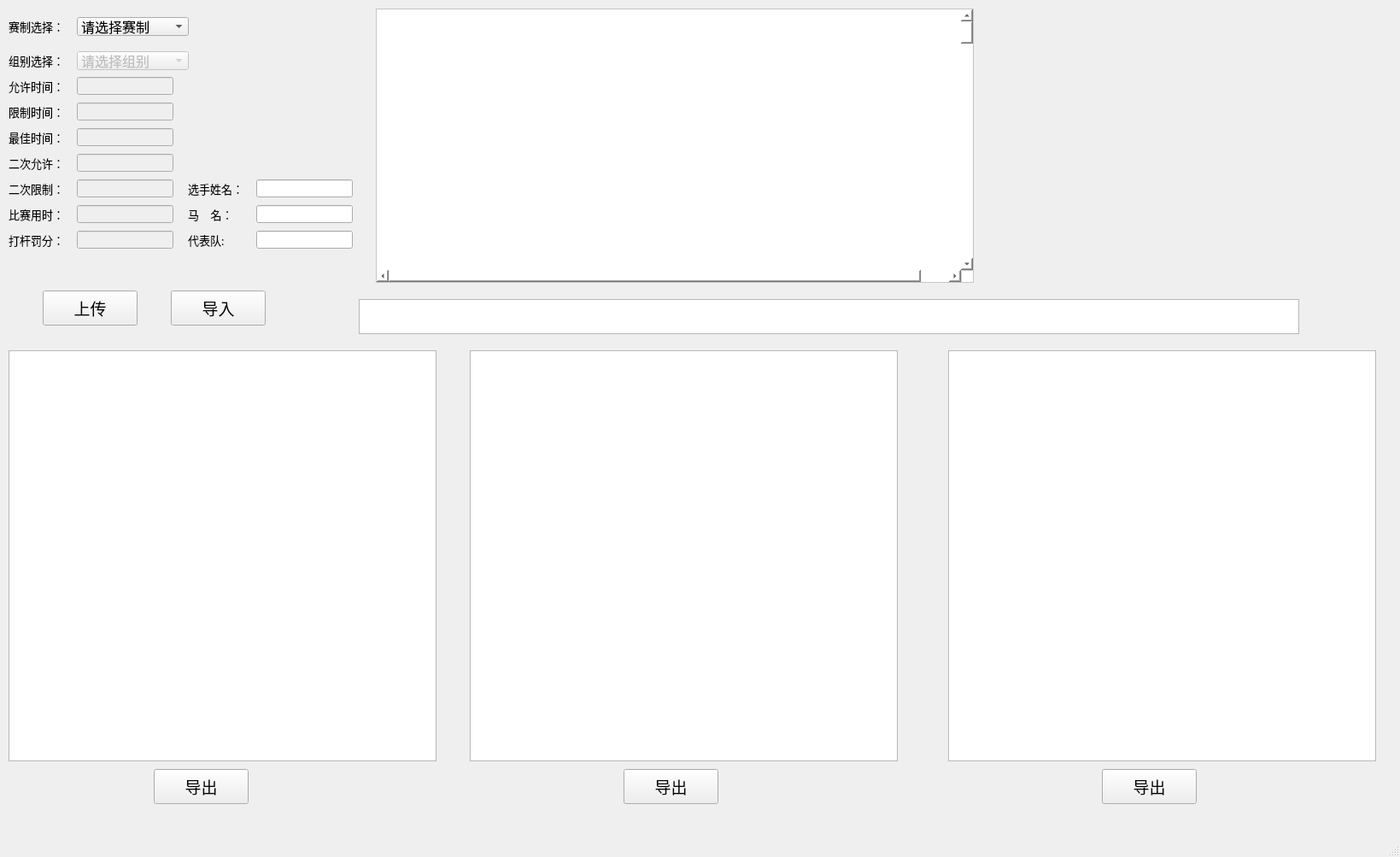
<?xml version="1.0" encoding="UTF-8"?>
<ui version="4.0">
 <class>MainWindow</class>
 <widget class="QMainWindow" name="MainWindow">
  <property name="enabled">
   <bool>true</bool>
  </property>
  <property name="geometry">
   <rect>
    <x>0</x>
    <y>0</y>
    <width>1639</width>
    <height>1003</height>
   </rect>
  </property>
  <property name="windowTitle">
   <string>马术运动排名软件</string>
  </property>
  <widget class="QWidget" name="centralwidget">
   <widget class="QComboBox" name="comboBox">
    <property name="geometry">
     <rect>
      <x>90</x>
      <y>20</y>
      <width>131</width>
      <height>22</height>
     </rect>
    </property>
    <property name="font">
     <font>
      <family>Calibri</family>
      <pointsize>12</pointsize>
      <weight>50</weight>
      <bold>false</bold>
     </font>
    </property>
    <item>
     <property name="text">
      <string>请选择赛制</string>
     </property>
    </item>
    <item>
     <property name="text">
      <string>Channel1</string>
     </property>
    </item>
    <item>
     <property name="text">
      <string>Channel2</string>
     </property>
    </item>
    <item>
     <property name="text">
      <string>Channel3</string>
     </property>
    </item>
    <item>
     <property name="text">
      <string>Channel4</string>
     </property>
    </item>
    <item>
     <property name="text">
      <string>Channel5</string>
     </property>
    </item>
   </widget>
   <widget class="QLabel" name="label">
    <property name="geometry">
     <rect>
      <x>10</x>
      <y>20</y>
      <width>81</width>
      <height>21</height>
     </rect>
    </property>
    <property name="font">
     <font>
      <family>Agency FB</family>
      <pointsize>10</pointsize>
     </font>
    </property>
    <property name="text">
     <string>赛制选择：</string>
    </property>
   </widget>
   <widget class="QLabel" name="label_2">
    <property name="geometry">
     <rect>
      <x>10</x>
      <y>60</y>
      <width>81</width>
      <height>21</height>
     </rect>
    </property>
    <property name="font">
     <font>
      <family>Agency FB</family>
      <pointsize>10</pointsize>
     </font>
    </property>
    <property name="text">
     <string>组别选择：</string>
    </property>
   </widget>
   <widget class="QComboBox" name="comboBox_2">
    <property name="enabled">
     <bool>false</bool>
    </property>
    <property name="geometry">
     <rect>
      <x>90</x>
      <y>60</y>
      <width>131</width>
      <height>22</height>
     </rect>
    </property>
    <property name="font">
     <font>
      <family>Calibri</family>
      <pointsize>12</pointsize>
      <weight>50</weight>
      <bold>false</bold>
     </font>
    </property>
    <item>
     <property name="text">
      <string>请选择组别</string>
     </property>
    </item>
    <item>
     <property name="text">
      <string>U10</string>
     </property>
    </item>
    <item>
     <property name="text">
      <string>U14</string>
     </property>
    </item>
    <item>
     <property name="text">
      <string>U18</string>
     </property>
    </item>
   </widget>
   <widget class="QLineEdit" name="lineEdit">
    <property name="enabled">
     <bool>true</bool>
    </property>
    <property name="geometry">
     <rect>
      <x>300</x>
      <y>210</y>
      <width>113</width>
      <height>21</height>
     </rect>
    </property>
    <property name="readOnly">
     <bool>true</bool>
    </property>
   </widget>
   <widget class="QLabel" name="label_3">
    <property name="geometry">
     <rect>
      <x>220</x>
      <y>210</y>
      <width>81</width>
      <height>21</height>
     </rect>
    </property>
    <property name="font">
     <font>
      <family>Agency FB</family>
      <pointsize>10</pointsize>
     </font>
    </property>
    <property name="text">
     <string>选手姓名：</string>
    </property>
   </widget>
   <widget class="QLabel" name="label_4">
    <property name="geometry">
     <rect>
      <x>10</x>
      <y>240</y>
      <width>81</width>
      <height>21</height>
     </rect>
    </property>
    <property name="font">
     <font>
      <family>Agency FB</family>
      <pointsize>10</pointsize>
     </font>
    </property>
    <property name="text">
     <string>比赛用时：</string>
    </property>
   </widget>
   <widget class="QLineEdit" name="lineEdit_2">
    <property name="enabled">
     <bool>false</bool>
    </property>
    <property name="geometry">
     <rect>
      <x>90</x>
      <y>240</y>
      <width>113</width>
      <height>21</height>
     </rect>
    </property>
   </widget>
   <widget class="QLineEdit" name="lineEdit_3">
    <property name="enabled">
     <bool>false</bool>
    </property>
    <property name="geometry">
     <rect>
      <x>90</x>
      <y>270</y>
      <width>113</width>
      <height>21</height>
     </rect>
    </property>
   </widget>
   <widget class="QLabel" name="label_5">
    <property name="geometry">
     <rect>
      <x>10</x>
      <y>270</y>
      <width>81</width>
      <height>21</height>
     </rect>
    </property>
    <property name="font">
     <font>
      <family>Agency FB</family>
      <pointsize>10</pointsize>
     </font>
    </property>
    <property name="text">
     <string>打杆罚分：</string>
    </property>
   </widget>
   <widget class="QLineEdit" name="lineEdit_4">
    <property name="enabled">
     <bool>false</bool>
    </property>
    <property name="geometry">
     <rect>
      <x>90</x>
      <y>180</y>
      <width>113</width>
      <height>21</height>
     </rect>
    </property>
   </widget>
   <widget class="QLabel" name="label_6">
    <property name="geometry">
     <rect>
      <x>10</x>
      <y>90</y>
      <width>81</width>
      <height>21</height>
     </rect>
    </property>
    <property name="font">
     <font>
      <family>Agency FB</family>
      <pointsize>10</pointsize>
     </font>
    </property>
    <property name="text">
     <string>允许时间：</string>
    </property>
   </widget>
   <widget class="QLineEdit" name="lineEdit_5">
    <property name="enabled">
     <bool>false</bool>
    </property>
    <property name="geometry">
     <rect>
      <x>90</x>
      <y>120</y>
      <width>113</width>
      <height>21</height>
     </rect>
    </property>
   </widget>
   <widget class="QLineEdit" name="lineEdit_6">
    <property name="enabled">
     <bool>false</bool>
    </property>
    <property name="geometry">
     <rect>
      <x>90</x>
      <y>90</y>
      <width>113</width>
      <height>21</height>
     </rect>
    </property>
   </widget>
   <widget class="QLabel" name="label_7">
    <property name="geometry">
     <rect>
      <x>10</x>
      <y>120</y>
      <width>81</width>
      <height>21</height>
     </rect>
    </property>
    <property name="font">
     <font>
      <family>Agency FB</family>
      <pointsize>10</pointsize>
     </font>
    </property>
    <property name="text">
     <string>限制时间：</string>
    </property>
   </widget>
   <widget class="QLabel" name="label_8">
    <property name="enabled">
     <bool>true</bool>
    </property>
    <property name="geometry">
     <rect>
      <x>10</x>
      <y>180</y>
      <width>81</width>
      <height>21</height>
     </rect>
    </property>
    <property name="font">
     <font>
      <family>Agency FB</family>
      <pointsize>10</pointsize>
     </font>
    </property>
    <property name="text">
     <string>二次允许：</string>
    </property>
   </widget>
   <widget class="QLabel" name="label_9">
    <property name="geometry">
     <rect>
      <x>10</x>
      <y>210</y>
      <width>81</width>
      <height>21</height>
     </rect>
    </property>
    <property name="font">
     <font>
      <family>Agency FB</family>
      <pointsize>10</pointsize>
     </font>
    </property>
    <property name="text">
     <string>二次限制：</string>
    </property>
   </widget>
   <widget class="QLineEdit" name="lineEdit_7">
    <property name="enabled">
     <bool>false</bool>
    </property>
    <property name="geometry">
     <rect>
      <x>90</x>
      <y>210</y>
      <width>113</width>
      <height>21</height>
     </rect>
    </property>
   </widget>
   <widget class="QLabel" name="label_10">
    <property name="enabled">
     <bool>true</bool>
    </property>
    <property name="geometry">
     <rect>
      <x>10</x>
      <y>150</y>
      <width>81</width>
      <height>21</height>
     </rect>
    </property>
    <property name="font">
     <font>
      <family>Agency FB</family>
      <pointsize>10</pointsize>
     </font>
    </property>
    <property name="text">
     <string>最佳时间：</string>
    </property>
   </widget>
   <widget class="QLineEdit" name="lineEdit_8">
    <property name="enabled">
     <bool>false</bool>
    </property>
    <property name="geometry">
     <rect>
      <x>90</x>
      <y>150</y>
      <width>113</width>
      <height>21</height>
     </rect>
    </property>
   </widget>
   <widget class="QTextBrowser" name="textBrowser">
    <property name="geometry">
     <rect>
      <x>420</x>
      <y>350</y>
      <width>1101</width>
      <height>41</height>
     </rect>
    </property>
    <property name="font">
     <font>
      <family>Agency FB</family>
      <pointsize>14</pointsize>
     </font>
    </property>
    <property name="html">
     <string>&lt;!DOCTYPE HTML PUBLIC &quot;-//W3C//DTD HTML 4.0//EN&quot; &quot;http://www.w3.org/TR/REC-html40/strict.dtd&quot;&gt;
&lt;html&gt;&lt;head&gt;&lt;meta name=&quot;qrichtext&quot; content=&quot;1&quot; /&gt;&lt;style type=&quot;text/css&quot;&gt;
p, li { white-space: pre-wrap; }
&lt;/style&gt;&lt;/head&gt;&lt;body style=&quot; font-family:'Agency FB'; font-size:14pt; font-weight:400; font-style:normal;&quot;&gt;
&lt;p style=&quot;-qt-paragraph-type:empty; margin-top:0px; margin-bottom:0px; margin-left:0px; margin-right:0px; -qt-block-indent:0; text-indent:0px; font-family:'SimSun'; font-size:9pt;&quot;&gt;&lt;br /&gt;&lt;/p&gt;&lt;/body&gt;&lt;/html&gt;</string>
    </property>
   </widget>
   <widget class="QPushButton" name="pushButton">
    <property name="geometry">
     <rect>
      <x>50</x>
      <y>340</y>
      <width>111</width>
      <height>41</height>
     </rect>
    </property>
    <property name="font">
     <font>
      <family>Agency FB</family>
      <pointsize>14</pointsize>
     </font>
    </property>
    <property name="text">
     <string>上传</string>
    </property>
   </widget>
   <widget class="QPushButton" name="pushButton_2">
    <property name="geometry">
     <rect>
      <x>180</x>
      <y>900</y>
      <width>111</width>
      <height>41</height>
     </rect>
    </property>
    <property name="font">
     <font>
      <family>Agency FB</family>
      <pointsize>14</pointsize>
     </font>
    </property>
    <property name="text">
     <string>导出</string>
    </property>
   </widget>
   <widget class="QPushButton" name="pushButton_4">
    <property name="geometry">
     <rect>
      <x>730</x>
      <y>900</y>
      <width>111</width>
      <height>41</height>
     </rect>
    </property>
    <property name="font">
     <font>
      <family>Agency FB</family>
      <pointsize>14</pointsize>
     </font>
    </property>
    <property name="text">
     <string>导出</string>
    </property>
   </widget>
   <widget class="QPushButton" name="pushButton_5">
    <property name="geometry">
     <rect>
      <x>1290</x>
      <y>900</y>
      <width>111</width>
      <height>41</height>
     </rect>
    </property>
    <property name="font">
     <font>
      <family>Agency FB</family>
      <pointsize>14</pointsize>
     </font>
    </property>
    <property name="text">
     <string>导出</string>
    </property>
   </widget>
   <widget class="QPushButton" name="btn_import">
    <property name="geometry">
     <rect>
      <x>200</x>
      <y>340</y>
      <width>111</width>
      <height>41</height>
     </rect>
    </property>
    <property name="font">
     <font>
      <family>Agency FB</family>
      <pointsize>14</pointsize>
     </font>
    </property>
    <property name="text">
     <string>导入</string>
    </property>
   </widget>
   <widget class="QScrollArea" name="scrollArea">
    <property name="geometry">
     <rect>
      <x>440</x>
      <y>10</y>
      <width>700</width>
      <height>321</height>
     </rect>
    </property>
    <property name="styleSheet">
     <string notr="true">background-color: rgb(255, 255, 255);</string>
    </property>
    <property name="widgetResizable">
     <bool>false</bool>
    </property>
    <widget class="QWidget" name="scrollAreaWidgetContents">
     <property name="geometry">
      <rect>
       <x>0</x>
       <y>-202</y>
       <width>720</width>
       <height>4000</height>
      </rect>
     </property>
     <widget class="QWidget" name="widget" native="true">
      <property name="geometry">
       <rect>
        <x>6</x>
        <y>6</y>
        <width>720</width>
        <height>500</height>
       </rect>
      </property>
     </widget>
    </widget>
   </widget>
   <widget class="QLabel" name="label_11">
    <property name="geometry">
     <rect>
      <x>220</x>
      <y>240</y>
      <width>81</width>
      <height>21</height>
     </rect>
    </property>
    <property name="font">
     <font>
      <family>Agency FB</family>
      <pointsize>10</pointsize>
     </font>
    </property>
    <property name="text">
     <string>马    名：</string>
    </property>
   </widget>
   <widget class="QLineEdit" name="line_ma">
    <property name="enabled">
     <bool>true</bool>
    </property>
    <property name="geometry">
     <rect>
      <x>300</x>
      <y>240</y>
      <width>113</width>
      <height>21</height>
     </rect>
    </property>
    <property name="readOnly">
     <bool>true</bool>
    </property>
   </widget>
   <widget class="QLabel" name="label_12">
    <property name="geometry">
     <rect>
      <x>220</x>
      <y>270</y>
      <width>81</width>
      <height>21</height>
     </rect>
    </property>
    <property name="font">
     <font>
      <family>Agency FB</family>
      <pointsize>10</pointsize>
     </font>
    </property>
    <property name="text">
     <string>代表队:</string>
    </property>
   </widget>
   <widget class="QLineEdit" name="line_team">
    <property name="enabled">
     <bool>true</bool>
    </property>
    <property name="geometry">
     <rect>
      <x>300</x>
      <y>270</y>
      <width>113</width>
      <height>21</height>
     </rect>
    </property>
    <property name="readOnly">
     <bool>true</bool>
    </property>
   </widget>
   <widget class="QTextEdit" name="textBrowser_2">
    <property name="geometry">
     <rect>
      <x>10</x>
      <y>410</y>
      <width>501</width>
      <height>481</height>
     </rect>
    </property>
   </widget>
   <widget class="QTextEdit" name="textBrowser_3">
    <property name="geometry">
     <rect>
      <x>550</x>
      <y>410</y>
      <width>501</width>
      <height>481</height>
     </rect>
    </property>
   </widget>
   <widget class="QTextEdit" name="textBrowser_4">
    <property name="geometry">
     <rect>
      <x>1110</x>
      <y>410</y>
      <width>501</width>
      <height>481</height>
     </rect>
    </property>
   </widget>
  </widget>
  <widget class="QMenuBar" name="menubar">
   <property name="geometry">
    <rect>
     <x>0</x>
     <y>0</y>
     <width>1639</width>
     <height>26</height>
    </rect>
   </property>
  </widget>
  <widget class="QStatusBar" name="statusbar"/>
 </widget>
 <resources/>
 <connections/>
</ui>
